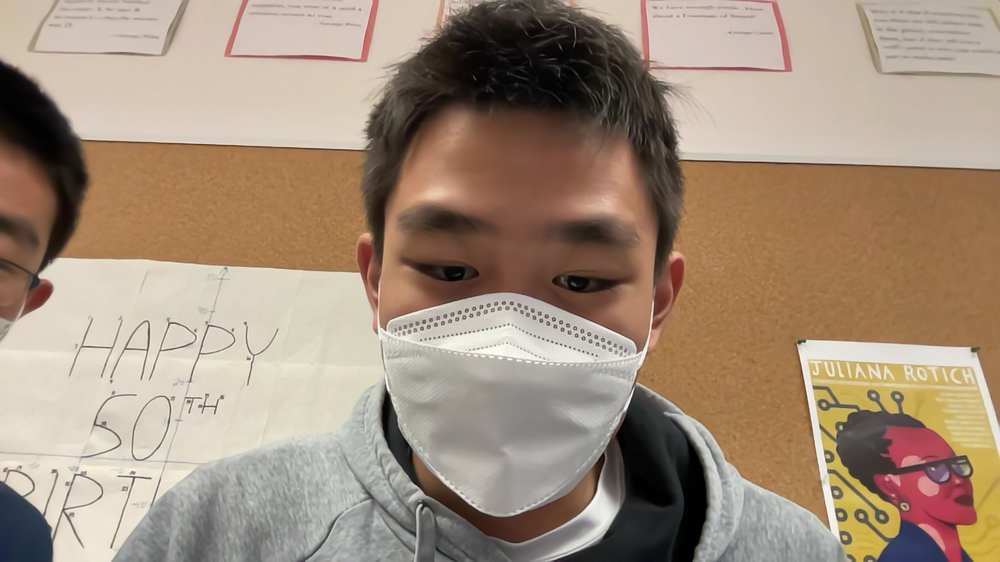
#> input picture opencv_frame.png, 1000 x 562 px, shrunk from 1920 x 1080 before the run, found by its file name
$ python -i color_detection.py   (imports and definitions only)
#> lines starting #> are read from the running program, lines starting #| are printed output that depends on the picture; after the words box and inside, x2 and y2 are one past the last pixel; in counts of white or black regions, pixels touching at a corner belong together
import cv2
import numpy as np

def processImage():
    # this will be a function, called when needed
    image = cv2.imread("opencv_frame.png")
#> image is the input picture: shape (562, 1000, 3); mean B, G, R 123.2, 142.1, 162.1
    imageHsv = cv2.cvtColor(image, cv2.COLOR_BGR2HSV)
#> imageHsv: shape (562, 1000, 3); mean H, S, V 24.6, 69.1, 162.7

    lowerRange = np.array([90,100,89])
    upperRange = np.array([130,255,255])

    mask = cv2.inRange(imageHsv, lowerRange, upperRange)
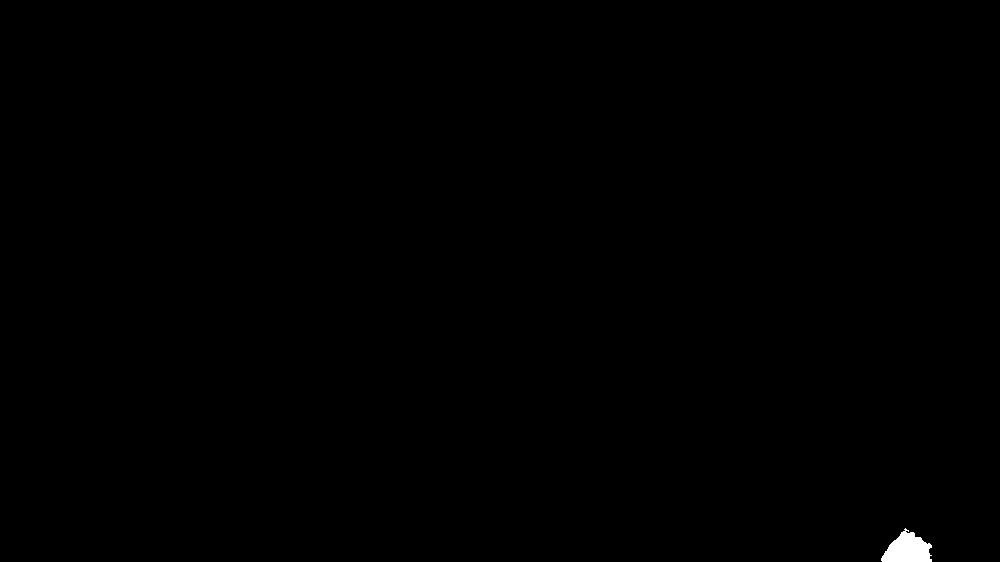
#> mask: shape (562, 1000); 0.2% white; 1 white region

    contours, hierchy = cv2.findContours(mask, cv2.RETR_EXTERNAL, cv2.CHAIN_APPROX_SIMPLE)
#> contours = 1 contour; box (x1, y1, x2, y2) and area: (881, 528, 932, 562) 1038

    #note to self - if there aren't anything, return absolutely nothing.
    if len(contours) != 0:
        for contour in contours:
            if cv2.contourArea(contour) > 500: #threshold
                x, y, w, h = cv2.boundingRect(contour)
                cv2.rectangle(image, (x,y), (x+w, y+h), (0,0,255), 2)
                averageX = x + w/2
                averageX = int(averageX)

                return (averageX)
#> this loop made 1 pass
#> (x, y, w, h, averageX) on pass 1: (881, 528, 51, 34, 906)
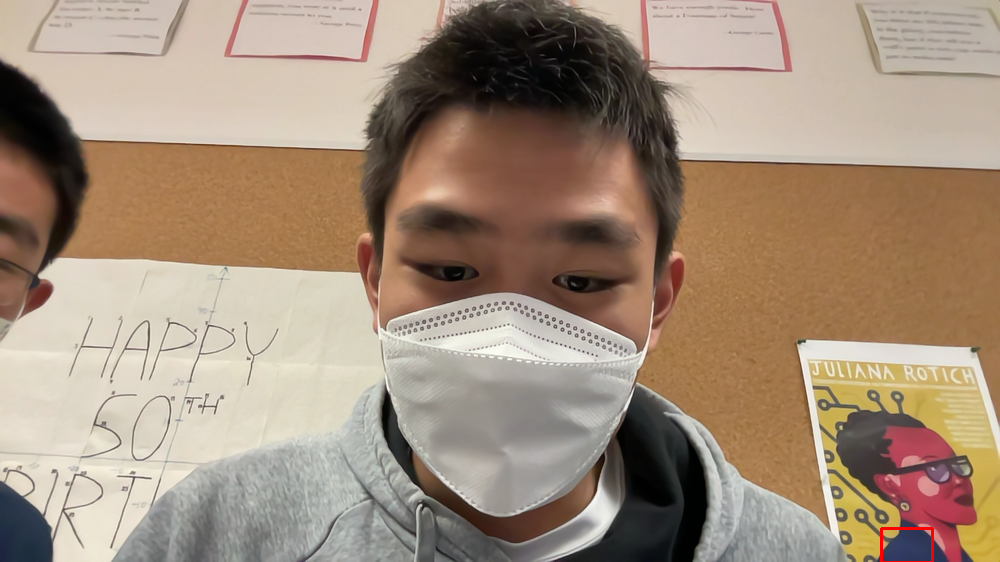
#> image: shape (562, 1000, 3); 0.07% of pixels changed, all inside (x1, y1, x2, y2) = (880, 527, 934, 562)

>>> result = processImage()
#> result = 906
